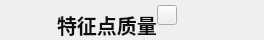
<?xml version="1.0" encoding="UTF-8"?>
<ui version="4.0">
 <class>TipItem</class>
 <widget class="QWidget" name="TipItem">
  <property name="geometry">
   <rect>
    <x>0</x>
    <y>0</y>
    <width>264</width>
    <height>38</height>
   </rect>
  </property>
  <property name="windowTitle">
   <string>Form</string>
  </property>
  <property name="styleSheet">
   <string notr="true">QPushButton#btnQuestion
{
	border-image: url(:/image/query.png);
}

QLabel#lbText
{
	font:bold 20px;
	color:#0F0F0F;
}
</string>
  </property>
  <layout class="QHBoxLayout" name="horizontalLayout_2">
   <property name="spacing">
    <number>0</number>
   </property>
   <property name="leftMargin">
    <number>0</number>
   </property>
   <property name="topMargin">
    <number>0</number>
   </property>
   <property name="rightMargin">
    <number>30</number>
   </property>
   <property name="bottomMargin">
    <number>0</number>
   </property>
   <item>
    <spacer name="horizontalSpacer_2">
     <property name="orientation">
      <enum>Qt::Horizontal</enum>
     </property>
     <property name="sizeHint" stdset="0">
      <size>
       <width>40</width>
       <height>20</height>
      </size>
     </property>
    </spacer>
   </item>
   <item>
    <widget class="SignalStrengthWidget" name="widget" native="true">
     <property name="minimumSize">
      <size>
       <width>0</width>
       <height>0</height>
      </size>
     </property>
     <property name="maximumSize">
      <size>
       <width>16777215</width>
       <height>16777215</height>
      </size>
     </property>
     <property name="font">
      <font>
       <pointsize>9</pointsize>
      </font>
     </property>
    </widget>
   </item>
   <item>
    <layout class="QHBoxLayout" name="horizontalLayout">
     <property name="spacing">
      <number>0</number>
     </property>
     <property name="rightMargin">
      <number>0</number>
     </property>
     <item>
      <layout class="QVBoxLayout" name="verticalLayout_2">
       <property name="topMargin">
        <number>10</number>
       </property>
       <item>
        <widget class="QLabel" name="lbText">
         <property name="font">
          <font>
           <pointsize>-1</pointsize>
           <weight>75</weight>
           <italic>false</italic>
           <bold>true</bold>
          </font>
         </property>
         <property name="text">
          <string>特征点质量</string>
         </property>
        </widget>
       </item>
      </layout>
     </item>
     <item>
      <layout class="QVBoxLayout" name="verticalLayout">
       <property name="bottomMargin">
        <number>10</number>
       </property>
       <item>
        <widget class="QPushButton" name="btnQuestion">
         <property name="minimumSize">
          <size>
           <width>20</width>
           <height>20</height>
          </size>
         </property>
         <property name="maximumSize">
          <size>
           <width>20</width>
           <height>20</height>
          </size>
         </property>
         <property name="text">
          <string/>
         </property>
        </widget>
       </item>
      </layout>
     </item>
    </layout>
   </item>
   <item>
    <spacer name="horizontalSpacer_3">
     <property name="orientation">
      <enum>Qt::Horizontal</enum>
     </property>
     <property name="sizeHint" stdset="0">
      <size>
       <width>40</width>
       <height>20</height>
      </size>
     </property>
    </spacer>
   </item>
  </layout>
 </widget>
 <customwidgets>
  <customwidget>
   <class>SignalStrengthWidget</class>
   <extends>QWidget</extends>
   <header>signalstrengthwidget.h</header>
   <container>1</container>
  </customwidget>
 </customwidgets>
 <resources/>
 <connections/>
</ui>
